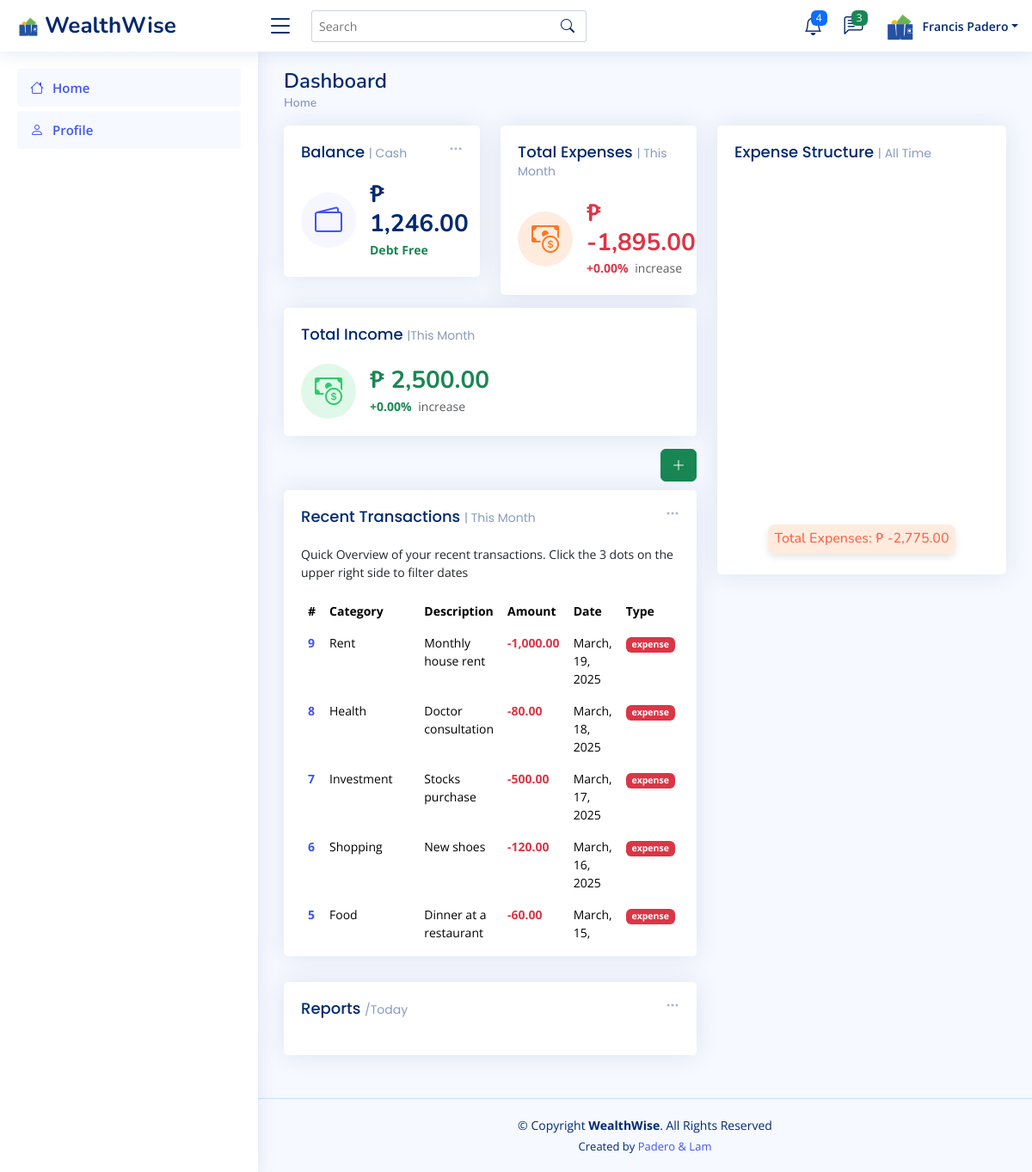
/view/index.php?filter=month (signed in), run on an earlier commit of the app's database.
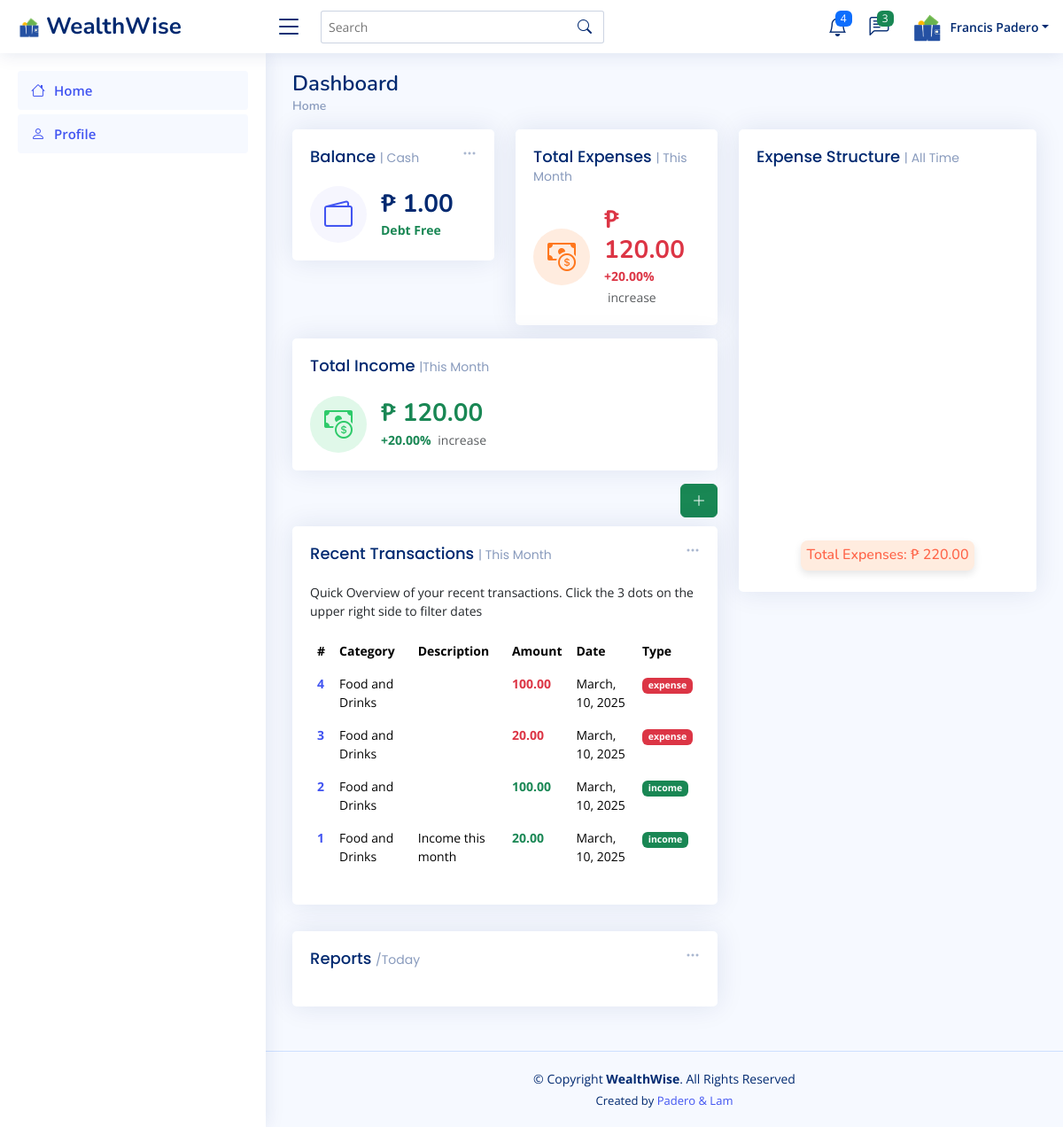
And on a later commit of the database.
### tables this page shows
CREATE TABLE `accounts` (
  `userid` int(11) NOT NULL,
  `first_name` varchar(50) NOT NULL,
  `last_name` varchar(50) NOT NULL,
  `balance` decimal(10,2) NOT NULL DEFAULT 0.00,
  `email` varchar(50) NOT NULL,
  `password` varchar(255) NOT NULL
);

CREATE TABLE `transactions` (
  `transaction_id` int(11) NOT NULL,
  `userid` int(11) NOT NULL,
  `category` varchar(50) NOT NULL,
  `description` text DEFAULT NULL,
  `amount` decimal(10,2) NOT NULL,
  `date` datetime DEFAULT current_timestamp(),
  `payment_type` enum('cash','credit') NOT NULL,
  `transaction` enum('expense','income') NOT NULL
);

### controller/getData.php (called while the page is built, shortened)
<?php
$userid = intval($_SESSION['authUser']['userid']);
$filter = isset($_GET['filter']) ? $_GET['filter'] : '';
$sql = "SELECT *
        FROM transactions
        WHERE userid = ?";
if ($filter == 'today') {
  $sql .= " AND DATE(date) = CURDATE()";
} elseif ($filter == 'month') {
  $sql .= " AND MONTH(date) = MONTH(CURDATE()) AND YEAR(date) = YEAR(CURDATE())";
} elseif ($filter == 'year') {
  $sql .= " AND YEAR(date) = YEAR(CURDATE())";
}
$sql .= " ORDER BY transaction_id DESC";
$stmt = $conn->prepare($sql);
if ($stmt) {
  $stmt->bind_param("i", $userid);
  if ($stmt->execute()) {
    $result = $stmt->get_result();
  } else {
    $_SESSION['message'] = "Failed to filter transactions!";
    $_SESSION['code'] = "error";
  }
} else {
  $_SESSION['message'] = "Error preparing statement for transactions!";
  $_SESSION['code'] = "error";
}
$sqlAllTimeExpense = "SELECT SUM(amount) AS total
                      FROM transactions
                      WHERE userid = ?
                      AND transaction = 'expense'";
$stmtAllTimeExpense = $conn->prepare($sqlAllTimeExpense);
if ($stmtAllTimeExpense) {
  $stmtAllTimeExpense->bind_param("i", $userid);
  if ($stmtAllTimeExpense->execute()) {
    $allTimeExpenseResult = $stmtAllTimeExpense->get_result();
    $allTimeExpense = $allTimeExpenseResult->fetch_assoc()['total'] ?? 0;
  }
}
$sql3 = "SELECT SUM(amount) AS total FROM transactions WHERE userid = ? AND transaction = 'expense' AND MONTH(date) = MONTH(CURDATE()) AND YEAR(date) = YEAR(CURDATE()) ";
$stmt3 = $conn->prepare($sql3);
if ($stmt3) {
  $stmt3->bind_param("i", $userid);
  if ($stmt3->execute()) {
    $expenseResult = $stmt3->get_result();
    $totalExpense = $expenseResult->fetch_assoc()['total'] ?? 0;
  }
}
$sqlPrev = "SELECT SUM(amount) AS total FROM transactions WHERE userid = ? AND transaction = 'expense' AND MONTH(date) = MONTH(CURRENT_DATE - INTERVAL 1 MONTH)";
$stmtPrev = $conn->prepare($sqlPrev);
if ($stmtPrev) {
  $stmtPrev->bind_param("i", $userid);
  if ($stmtPrev->execute()) {
    $prevExpenseResult = $stmtPrev->get_result();
    $prevExpense = $prevExpenseResult->fetch_assoc()['total'] ?? 0;
  }
}
$percentageIncrease = 0;
if ($prevExpense > 0) {
  $percentageIncrease = (($totalExpense - $prevExpense) / $prevExpense) * 100;
}
$sql4 = "SELECT SUM(amount) AS total FROM transactions WHERE userid = ? AND transaction = 'income' AND MONTH(date) = MONTH(CURDATE()) AND YEAR(date) = YEAR(CURDATE())";
$stmt4 = $conn->prepare($sql4);
if ($stmt4) {
  $stmt4->bind_param("i", $userid);
  if ($stmt4->execute()) {
    $incomeResult = $stmt4->get_result();
    $totalIncome = $incomeResult->fetch_assoc()['total'] ?? 0;
  }
}
$sqlPrevIncome = "SELECT SUM(amount) AS total FROM transactions WHERE userid = ? AND transaction = 'income' AND MONTH(date) = MONTH(CURRENT_DATE - INTERVAL 1 MONTH)";
$stmtPrevIncome = $conn->prepare($sqlPrevIncome);
if ($stmtPrevIncome) {
  $stmtPrevIncome->bind_param("i", $userid);
  if ($stmtPrevIncome->execute()) {
    $prevIncomeResult = $stmtPrevIncome->get_result();
    $prevIncome = $prevIncomeResult->fetch_assoc()['total'] ?? 0;
  }
}
$incomePercentageIncrease = 0;
if ($prevIncome > 0) {
  $incomePercentageIncrease = (($totalIncome - $prevIncome) / $prevIncome) * 100;
}
$sql5 = "SELECT *
         FROM `accounts`
         WHERE `userid` = ?";
$stmt5 = $conn->prepare($sql5);
if ($stmt5) {
  $stmt5->bind_param("i", $userid);
  if ($stmt5->execute()) {
    $result5 = $stmt5->get_result();
    if ($result5->num_rows > 0) {
      $data = $result5->fetch_assoc();
      $firstName = $data['first_name'];
      $lastName = $data['last_name'];
      $balance = $data['balance'];
    } else {
      $_SESSION['message'] = "No user found with the given ID!";
      $_SESSION['code'] = "info";
    }
  } else {
    $_SESSION['message'] = "Failed to execute statement!";
    $_SESSION['code'] = "error";
  }
} else {
  $_SESSION['message'] = "Error preparing statement!";
  $_SESSION['code'] = "error";
}

### view/pages/dashboard.php (the view, shortened to what the rows shown need)
<div class="pagetitle">
  <h1>Dashboard</h1>
  <nav>
    <ol class="breadcrumb">
      <li class="breadcrumb-item"><a href="">Home</a></li>
    </ol>
  </nav>
</div>
<section class="section dashboard">
  <div class="row">
    <div class="col-lg-7">
      <div class="row" style="margin-bottom: 0;">
        <div class="col-xxl-4 col-md-6">
          <div class="card info-card balance-card">
            <div class="filter">
              <a class="icon" href="#" data-bs-toggle="dropdown"><i class="bi bi-three-dots"></i></a>
            </div>
            <div class="card-body">
              <h5 class="card-title">Balance <span>| Cash</span></h5>
              <div class="d-flex align-items-center">
                <div class="card-icon rounded-circle d-flex align-items-center justify-content-center">
                  <i class="bi bi-wallet2"></i>
                </div>
                <div class="ps-3">
                  <h6 id="currentBalance">₱ <?php echo number_format($balance, 2); ?></h6>
                  <span id="balanceStatus" class="text-success small pt-1 fw-bold">Debt Free</span>
                </div>
              </div>
            </div>
          </div>
        </div>
        <div class="col-xxl-4 col-md-6">
          <div class="card info-card expense-card">
            <div class="card-body">
              <h5 class="card-title">Total Expenses <span>| This Month</span></h5>
              <div class="d-flex align-items-center">
                <div class="card-icon rounded-circle d-flex align-items-center justify-content-center">
                  <i class="bi bi-cash-coin"></i>
                </div>
                <div class="ps-3">
                  <h6 class="text-danger">₱ <?php echo number_format($totalExpense, 2); ?></h6>
                  <span class="text-danger small pt-1 fw-bold">
                    <?php echo ($percentageIncrease >= 0 ? '+' : '') . number_format($percentageIncrease, 2) . '%'; ?>
                  </span>
                  <span class="text-muted small pt-2 ps-1">
                    <?php echo ($percentageIncrease >= 0) ? 'increase' : 'decrease'; ?>
                  </span>
                </div>
              </div>
            </div>
          </div>
        </div>
        <div class="col-xxl-4 col-xl-12">
          <div class="card info-card income-card">
            <div class="card-body">
              <h5 class="card-title">Total Income <span>|This Month</span></h5>
              <div class="d-flex align-items-center">
                <div class="card-icon rounded-circle d-flex align-items-center justify-content-center">
                  <i class="bi bi-cash-coin"></i>
                </div>
                <div class="ps-3">
                  <h6 class="text-success">₱ <?php echo number_format($totalIncome, 2); ?></h6>
                  <span class="text-success small pt-1 fw-bold">
                    <?php echo ($incomePercentageIncrease >= 0 ? '+' : '') . number_format($incomePercentageIncrease, 2) . '%'; ?>
                  </span>
                  <span class="text-muted small pt-2 ps-1">
                    <?php echo ($incomePercentageIncrease >= 0) ? 'increase' : 'decrease'; ?>
                  </span>
                </div>
              </div>
            </div>
          </div>
        </div>
      </div>
      <div class="text-end">
        <a href="#" class="btn btn-success" data-bs-toggle="modal" data-bs-target="#addRecordModal">
          <i class="bi bi-plus-lg"></i>
        </a>
      </div>
      <div class="col-12" style="margin-top: 10px;">
        <div class="card recent-sales overflow-auto">
          <div class="filter">
            <a class="icon" href="#" data-bs-toggle="dropdown"><i class="bi bi-three-dots"></i></a>
          </div>
          <div class="card-body">
            <h5 class="card-title">
              Recent Transactions
              <?php
              if (isset($filter)) {
                if ($filter == 'today') {
                  echo "<span>| Today</span>";
                } elseif ($filter == 'month') {
                  echo "<span>| This Month</span>";
                } elseif ($filter == 'year') {
                  echo "<span>| This Year</span>";
                } elseif ($filter == 'all_time') {
                  echo "<span>| All Time</span>";
                }
              }
              ?>
            </h5>
            <p>Quick Overview of your recent transactions. Click the 3 dots on the upper right side to filter dates</p>
            <div style="max-height: 400px; overflow-y: auto;">
              <table class="table table-borderless table-hover">
                <thead>
                  <tr>
                    <th scope="col">#</th>
                    <th scope="col">Category</th>
                    <th scope="col">Description</th>
                    <th scope="col">Amount</th>
                    <th scope="col">Date</th>
                    <th scope="col">Type</th>
                  </tr>
                </thead>
                <tbody>
                  <?php if ($result->num_rows > 0): ?>
                    <?php
                    $rowNumber = $result->num_rows;
                    while ($row = $result->fetch_assoc()):
                    ?>
                      <tr class="transaction-row" data-id="<?php echo $row['transaction_id']; ?>" style="cursor: pointer;">
                        <th scope="row">
                          <a href="#"><?php echo $rowNumber; ?></a>
                        </th>
                        <td><?php echo htmlspecialchars($row['category']); ?></td>
                        <td><?php echo htmlspecialchars($row['description']); ?></td>
                        <td>
                          <span class="<?php echo $row['transaction'] === 'expense' ? 'text-danger' : 'text-success'; ?> fw-bold">
                            <?php echo number_format($row['amount'], 2); ?>
                          </span>
                        </td>
                        <td><?php echo date('F, d, Y', strtotime($row['date'])); ?></td>
                        <td>
                          <span class="badge bg-<?php echo $row['transaction'] === 'expense' ? 'danger' : ($row['transaction'] === 'income' ? 'success' : 'secondary'); ?>">
                            <?php echo htmlspecialchars($row['transaction']); ?>
                          </span>
                        </td>
                      </tr>
                      <?php $rowNumber--;
                      ?>
                    <?php endwhile; ?>
                  <?php else: ?>
                    <tr>
                      <td colspan="6" class="text-center">No transactions found.</td>
                    </tr>
                  <?php endif; ?>
                </tbody>
              </table>
            </div>
          </div>
        </div>
      </div>
      <div class="col-12">
        <div class="card">
          <div class="filter">
            <a class="icon" href="#" data-bs-toggle="dropdown"><i class="bi bi-three-dots"></i></a>
          </div>
          <div class="card-body">
            <h5 class="card-title">Reports <span>/Today</span></h5>
          </div>
        </div>
      </div>
    </div>
    <div class="col-lg-5">
      <div class="card">
        <div class="card-body pb-0">
          <h5 class="card-title">Expense Structure <span>| All Time</span> </h5>
          <div id="trafficChart" style="height: 50vh; width: 100%;" class="echart"></div>
          <div class="text-center mb-3">
            <h6 class="total-expenses">
              Total Expenses: ₱ <?php echo number_format($allTimeExpense, 2); ?>
            </h6>
          </div>
        </div>
      </div>
    </div>
  </div>
</section>

### view/includes/topbar.php (shortened to what the rows shown need)
<header id="header" class="header fixed-top d-flex align-items-center">
  <nav class="header-nav ms-auto">
    <ul class="d-flex align-items-center">
      <li class="nav-item dropdown pe-3">
        <a class="nav-link nav-profile d-flex align-items-center pe-0" href="#" data-bs-toggle="dropdown">
          <img src="../assets/img/wealthwise.png" alt="Profile">
          <span class="d-none d-md-block dropdown-toggle ps-2"><?= $firstName . ' ' . $lastName ?></span>
        </a>
      </li>
    </ul>
  </nav>
</header>

What changed in the data, as far as the page shows it:
removed transactions: category "Rent", description "Monthly house rent", amount "-1,000.00", date "March, 19, 2025", transaction "expense"
removed transactions: category "Health", description "Doctor consultation", amount "-80.00", date "March, 18, 2025", transaction "expense"
removed transactions: category "Investment", description "Stocks purchase", amount "-500.00", date "March, 17, 2025", transaction "expense"
removed transactions: category "Shopping", description "New shoes", amount "-120.00", date "March, 16, 2025", transaction "expense"
removed transactions: category "Food", description "Dinner at a restaurant", amount "-60.00", date "March, 15,…", transaction "expense"
changed accounts "Francis": balance "1,246.00" → "1.00"
added transactions: category "Food and Drinks", amount "100.00", date "March, 10, 2025", transaction "expense"
added transactions: category "Food and Drinks", amount "20.00", date "March, 10, 2025", transaction "expense"
added transactions: category "Food and Drinks", amount "100.00", date "March, 10, 2025", transaction "income"
now on this page (row edited): transactions: category "Food and Drinks", description "Income this month", amount "20.00", date "March, 10, 2025", transaction "income"
Also different on the page:
$totalExpense: "-1,895.00" → "120.00"
$percentageIncrease: "0.00" → "20.00"
$totalIncome: "2,500.00" → "120.00"
$incomePercentageIncrease: "0.00" → "20.00"
$allTimeExpense: "-2,775.00" → "220.00"
